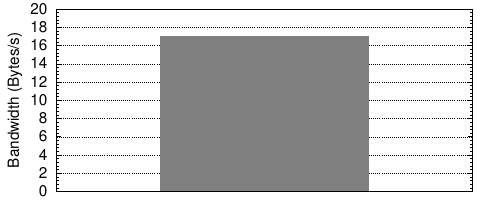

The script that saved this image:

set term postscript monochrome eps enhanced 22
set output 'metadata_incr_flows.eps'
load "styles.inc"
set size 1,0.6 
set tmargin 0.60

set xlabel ""
set yrange [0:20000]
set ylabel "Bandwidth (Bytes/s)"
set grid y

set style data boxes
set boxwidth 0.9
set style fill solid 1.00

set ytics 0,2000,20000
set mytics 5
set format y "%.0s"
#set format y "%.0s%cbit/s"
set noxtics
set nokey

set label '1F/16C' at 0.80, 25000 font "Helvetica, 22" rotate by 70 front
set label '2F/16C' at 1.80, 25000 font "Helvetica, 22" rotate by 70 front
set label '4F/16C' at 2.80, 25000 font "Helvetica, 22" rotate by 70 front
set label '6F/16C' at 3.80, 27000 font "Helvetica, 22" rotate by 70 front
set label '8F/16C' at 3.80, 27000 font "Helvetica, 22" rotate by 70 front

plot "gnuplotdata/increasing_flows.dat" title "" fill noborder solid 0.5 lc rgb "#DAA520"

!epstopdf "metadata_incr_flows.eps"
!rm "metadata_incr_flows.eps"
